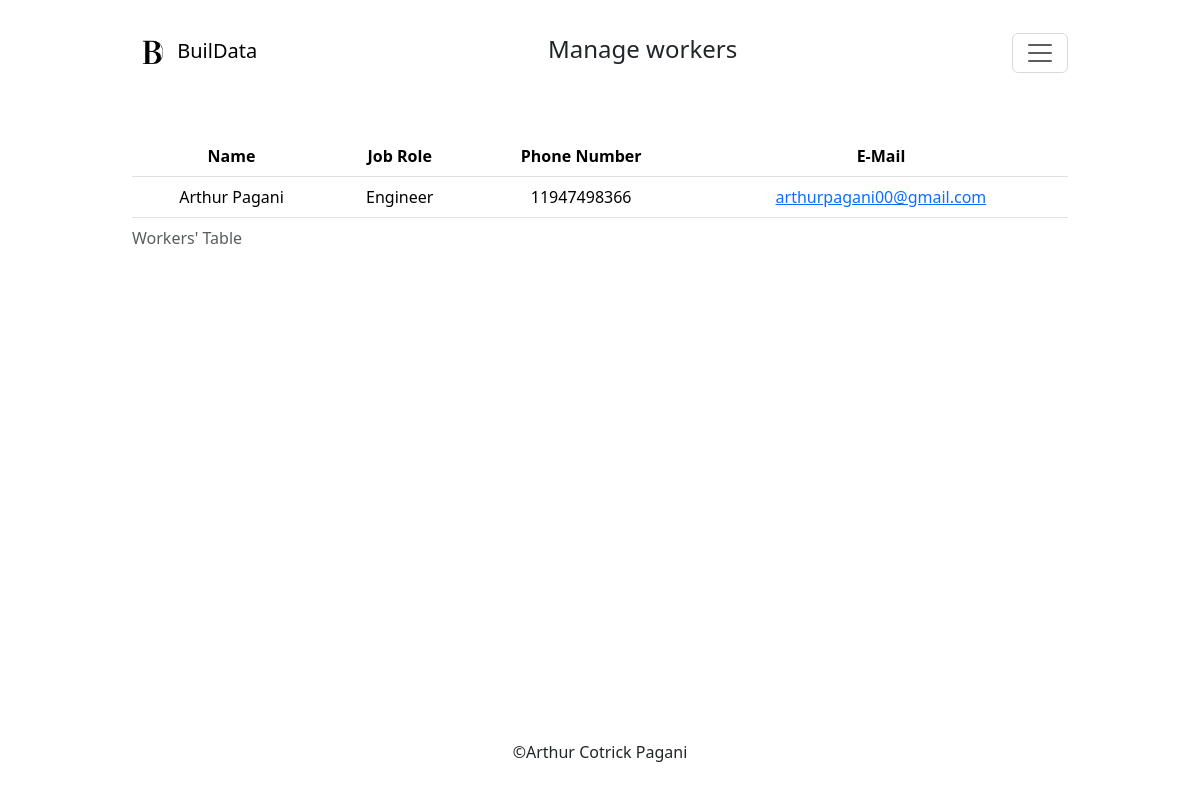
Page /mng_workers (signed in) on the committed database.
### tables this page shows
CREATE TABLE workers (
id INTEGER PRIMARY KEY,
user_id INTEGER,
name TEXT,
role TEXT,
phone NUMERIC,
email TEXT,
FOREIGN KEY (user_id) REFERENCES users(id)
);

### app.py (the view)
@app.route("/mng_workers")
@login_required
def mng_workers():
    data_workers = db.execute("SELECT * FROM workers WHERE user_id=?", session["user_id"])
    return render_template("mng_workers.html", data_workers=data_workers)

### app.py (called while the page is built)
def login_required(f):
    @wraps(f)
    def decorated_function(*args, **kwargs):
        if session.get("user_id") is None:
            return redirect("/login")
        return f(*args, **kwargs)
    return decorated_function

@app.after_request
def after_request(response):
    response.headers["Cache-Control"] = "no-cache, no-store, must-revalidate"
    response.headers["Expires"] = 0
    response.headers["Pragma"] = "no-cache"
    return response

### templates/mng_workers.html (shortened to what this page needs)
{% extends "layout.html" %}
{% block nav %}
    Manage workers
{% endblock %}
{% block body %}
    {% if data_workers %}
        <table class="table table-hover">
            <caption>Workers' Table</caption>
            <thead>
                <tr>
                    <th>Name</th>
                    <th>Job Role</th>
                    <th>Phone Number</th>
                    <th>E-Mail</th>
                </tr>
            </thead>
            <tbody>
                {% for data in data_workers %}
                    <tr>
                        <td>{{ data.name }}</td>
                        <td>{{ data.role }}</td>
                        <td>{{ data.phone }}</td>
                        <td><a href="mailto:{{ data.email }}">{{ data.email }}</a></td>
                    </tr>
                {% endfor %}
            </tbody>
        </table>
        {% endif %}
{% endblock %}

### static/css/style.css (style rules this page uses)
* { margin: 0; padding: 0; }
body { height: 100vh; }

### rows in the picture
workers: name "Arthur Pagani", role "Engineer", phone "11947498366", email "arthurpagani00@gmail.com"
